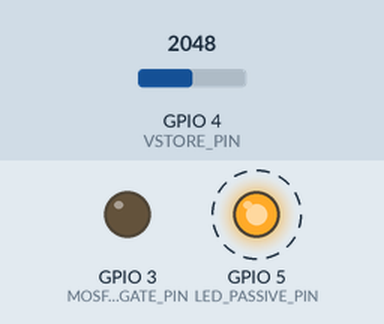
The sketch below on a simulated Seeed XIAO ESP32-C3. Parts: output pins drawn as LEDs (lit = HIGH). Dashed ring = blinking. The test bench sets the inputs (shaded band); at power-on: GPIO 4 (VSTORE_PIN) = 2048 (analog values on the 0–4095 scale). What the sketch prints to the serial monitor is not drawn. At 3.8 s the program puts the board to deep sleep or switches it off; the recording ends there.

Above: at 3.16 s.
Timing chart, 0 to 3.8 s (numbered marks = the images above):
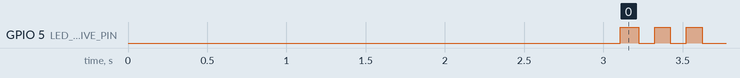

The sketch:

maxwell_demon_harvester_esp32c3_v2.ino
```cpp
/*
 * Maxwell's Demon Energy Harvester — ESP32-C3 Ultra-Low Power Adaptive Edition
 * 構成: TEG 6枚直列 (2×3配列) ＋ 0.9V汎用昇圧 ＋ ESP32-C3 (超低消費電力・高発電効率自律制御)
 *
 * 作品名: 『手ぶくろ要らず！体温と熱源で光る 電池ゼロのSOS防災ライト』
 *
 * v2 発電効率向上版 (起床中の無駄なエネルギー消費を削減。旧版 maxwell_demon_harvester_esp32c3.ino は変更せず残置):
 *   1. 起動時の固定 3 秒 USB 待機を廃止。電源投入直後の初回起動のみ 3 秒待ち、
 *      以降は USB ホストを検出した時だけ最大 3 秒 (CDC 準備完了で早期脱出)、
 *      未検出 (自律運転中) は 300 ms のプローブのみ。
 *      → 自律運転時、起床 1 回あたり約 2.7 秒 (≈ 180 mJ) の待機を削減。最大の改善点。
 *   2. CPU クロックを 80 MHz に固定 (160 MHz 比で起床中の消費電流を低減)。
 *   3. DS18B20 2 本のアドレスを RTC メモリにキャッシュし、毎起床のバス探索
 *      (DallasTemperature::begin の 50〜150 ms 遅延) を省略。2 本揃わない間は
 *      キャッシュせず毎起床で再探索する。変換 (94 ms) は USB 待機・ADC 読取と並行実行。
 *   4. 充電中は前回からの充電速度 dV/dt から発光閾値到達時刻を予測して眠る
 *      (無駄な起床を排除)。発光後の微小温度差 (< 3℃) は 45 秒ガードスリープ。
 *   5. センサが 2 本揃わない / 読取に失敗したサイクルは SENSOR_ERR とし、RTC に
 *      残った古い温度差で発光しない (旧版からの継承バグを修正)。
 *   6. 起床中の消費 (W_active) を CSV に追加。行の出力時点で今サイクル分
 *      (起動〜この行の直前 + drain) を含めて出力し、flush 後に実測値を累積する。
 *      W_ext / W_landauer / W_active / W_net_total はいずれも「今サイクルまで」。
 *   7. 判断ロジックを demon_policy.h に分離し、ホスト側でテスト済み
 *      (test/run_tests.sh --coverage --syntax)。
 *
 * 従来からの省エネ機能:
 *   - DS18B20 9-bit 高速変換 (750ms → 93.75ms)
 *   - エコ SOS モールス発光 (微小温度差時は 60ms/180ms パルスで 40% 節約)
 *   - 最低点灯閾値: ΔT >= 0.5℃, Vstore >= 2.4V
 *
 * 接続 (XIAO ESP32-C3):
 *   GPIO2  — DS18B20 温度センサー (OneWire, 4.7kΩプルアップ)
 *   GPIO3  — MOSFET Gate → 赤色LED (SOSモールス信号制御)
 *   GPIO4  — VSTORE 電圧 ADC (10kΩ/10kΩ 分圧)
 *   GPIO5  — 黄色LED (動作確認インジケーター)
 *   GND    — 共通 GND
 *
 * ビルド: demon_policy.h をこの .ino と同じスケッチフォルダに置くこと。
 *         フォルダには .ino を 1 つだけ入れること (Arduino は全 .ino を連結する)。
 *         arduino-esp32 core 2.x (ESP-IDF 4.4) / 3.x (ESP-IDF 5.x) の両方を想定。
 */

#include <OneWire.h>
#include <DallasTemperature.h>
#include <esp_sleep.h>
#include <esp_system.h>        // esp_reset_reason()
#include <esp_idf_version.h>   // ESP_IDF_VERSION
#if ESP_IDF_VERSION >= ESP_IDF_VERSION_VAL(5, 0, 0)
#include "driver/usb_serial_jtag.h"  // usb_serial_jtag_is_connected(): SOF 検出 (IDF 5 以降のみ)
constexpr bool HAS_USB_BUS_DETECT = true;
#else
constexpr bool HAS_USB_BUS_DETECT = false;  // core 2.x: CDC 準備完了しか分からない
#endif
#include "demon_policy.h"            // 判断ロジック (ホスト側テスト済み)

// =====================================================================
//  ピン定義 (XIAO ESP32-C3)
// =====================================================================
#define ONE_WIRE_BUS      2    // DS18B20 データピン (GPIO2)
#define MOSFET_GATE_PIN   3    // MOSFET Gate 制御  (GPIO3) → 赤色LED
#define VSTORE_PIN        4    // VSTORE 電圧 ADC   (GPIO4)
#define LED_PASSIVE_PIN   5    // 黄色LED インジケーター (GPIO5)

// =====================================================================
//  定数設定
// =====================================================================
const demon::Config& CFG = demon::DEFAULT_CONFIG;  // 閾値・スリープ・収支パラメータ

// --- 省電力設定 ---
const uint32_t CPU_FREQ_MHZ         = 80;    // USB CDC が動作する最低クロック (PLL 維持)
const uint32_t USB_POLL_INTERVAL_MS = 10;    // ホスト接続検出のポーリング間隔
const uint32_t WAKE_BLINK_MS        = 15;    // 起床インジケーター (黄色LED) 点灯時間
const uint32_t SERIAL_DRAIN_MS      = 50;    // スリープ前にログ送信を完了させる猶予

// --- ADC 設定 ---
const float VOLTAGE_DIVIDER_RATIO = 2.0;  // 10kΩ/10kΩ 分圧比
const float ADC_REF_VOLTAGE       = 3.3;  // 基準電圧 3.3V
const int   ADC_RESOLUTION        = 4095; // 12-bit ADC
const int   ADC_SAMPLES           = 4;    // 平均化サンプル数

// --- センサ ---
const uint8_t MAX_SENSORS        = 2;      // 高温側 / 低温側
const float   SENSOR_INVALID_C   = -100.0; // これ以下は読取失敗 (DEVICE_DISCONNECTED_C = -127)

// =====================================================================
//  RTC メモリ構造体 (Deep Sleep 中も保持。それ以外のリセットでは 0 クリア)
// =====================================================================
RTC_DATA_ATTR struct {
    uint32_t cycleCount;            // 累積ウェイク数
    uint32_t sosFlashCount;         // SOS発光回数 (悪魔のフィードバック作動数)
    float    totalEnergy_mJ;        // 抽出エネルギー累積 W_ext (mJ)
    float    landauerCost_mJ;       // 古典ランダウアー消去コスト W_erase (mJ) = スリープ電力
    float    activeCost_mJ;         // 起床中の消費 W_active (mJ) の実測累積 (完了したサイクルまで)
    float    lastT_hot;             // 高温側温度 (℃)
    float    lastT_cold;            // 低温側温度 (℃)
    float    lastV_store;           // 前回スリープ直前のキャパシタ電圧 (V)
    uint64_t lastSleepUs;           // 前回のスリープ時間 (μs)。0 = 履歴なし
    uint8_t  hostSeen;              // 前回起床時に USB ホストを検出したか
    uint8_t  sensorCount;           // キャッシュ済み DS18B20 の数 (MAX_SENSORS か 0。0 = 次回起床で再探索)
    DeviceAddress sensorAddr[MAX_SENSORS];  // DS18B20 ROM アドレスのキャッシュ
    uint32_t experimentStartCycle;  // 初回起動マーカー
} rtcData;

// =====================================================================
//  温度センサー
// =====================================================================
OneWire oneWire(ONE_WIRE_BUS);
DallasTemperature sensors(&oneWire);
uint32_t g_convStartMs = 0;

// =====================================================================
//  電圧読取り関数
// =====================================================================
float readVoltage(int pin) {
    uint32_t sum = 0;
    for (int i = 0; i < ADC_SAMPLES; i++) {
        sum += analogRead(pin);
    }
    float raw = (float)sum / ADC_SAMPLES;
    float voltage = (raw / (float)ADC_RESOLUTION) * ADC_REF_VOLTAGE;
    return voltage * VOLTAGE_DIVIDER_RATIO;
}

// =====================================================================
//  USB ホスト検出
// =====================================================================

// USB バスにホストがいるか (ケーブルがホストに刺さっているか)。
// IDF 5 以降は SOF 検出で即判定、IDF 4.4 (core 2.x) は CDC 準備完了で代用。
bool usbBusActive() {
#if ESP_IDF_VERSION >= ESP_IDF_VERSION_VAL(5, 0, 0)
    return usb_serial_jtag_is_connected();
#else
    return static_cast<bool>(Serial);
#endif
}

// CDC がホスト側アプリ (シリアルモニタ) に開かれ、送信が届く状態か。
// HWCDC::operator bool() は core 2.x / 3.x の両方に存在する。
bool cdcReady() {
    return static_cast<bool>(Serial);
}

// 最大 budgetMs 待つ。allowEarlyExit=true なら CDC 準備完了で即脱出する。
// バス活性を独立に検出できるコア (IDF >= 5) では、ホストが居なければ
// noHostProbeMs で打ち切る。core 2.x では判別できないため予算いっぱい待つ
// (ケーブルを抜いた直後の 1 回だけ 3 秒を消費し、以降は hostSeen=0 で短縮)。
// 戻り値: ホスト (バス活性 or CDC 準備完了) を検出したか。
bool waitForUsbHost(uint32_t budgetMs, bool allowEarlyExit) {
    const uint32_t start = millis();
    bool busActive = false;
    bool ready = false;

    while ((millis() - start) < budgetMs) {
        delay(USB_POLL_INTERVAL_MS);  // SOF 監視の初期値が確定するまで数 ms 必要
        busActive = busActive || usbBusActive();
        ready = cdcReady();
        if (ready && allowEarlyExit) break;
        if (allowEarlyExit && HAS_USB_BUS_DETECT && !busActive &&
            (millis() - start) >= CFG.noHostProbeMs) {
            break;
        }
    }
    return busActive || ready;
}

// =====================================================================
//  温度センサー: 初回探索 (RTC にアドレスをキャッシュ) / 変換開始 / 読み取り
// =====================================================================
void discoverSensors() {
    sensors.begin();
    uint8_t found = sensors.getDeviceCount();
    if (found > MAX_SENSORS) found = MAX_SENSORS;

    uint8_t cached = 0;
    for (uint8_t i = 0; i < found; i++) {
        if (sensors.getAddress(rtcData.sensorAddr[cached], i)) cached++;
    }
    // 高温側・低温側の両方が揃った時だけキャッシュする。揃うまでは毎起床で再探索し、
    // 後から挿した 2 本目を確実に拾う (1 本だけでは温度差が測れず発光もしない)。
    if (cached < MAX_SENSORS) {
        rtcData.sensorCount = 0;
        return;
    }
    rtcData.sensorCount = MAX_SENSORS;
    sensors.setResolution(9);  // DS18B20 の EEPROM に保存されるため初回のみで十分
}

void startTemperatureConversion() {
    pinMode(ONE_WIRE_BUS, INPUT_PULLUP);
    if (rtcData.sensorCount == 0) discoverSensors();
    if (rtcData.sensorCount == 0) return;

    sensors.setWaitForConversion(false);   // 変換完了を待たずに戻る
    sensors.requestTemperatures();         // Skip ROM 一斉変換 (バス探索不要)
    g_convStartMs = millis();
}

// 今サイクルの読取が全プローブで成功した場合のみ true。失敗時はキャッシュを
// 破棄して次回起床で再探索させ、rtcData の温度は更新しない。
bool finishTemperatureRead() {
    if (rtcData.sensorCount == 0) return false;

    delay(demon::remainingConversionWaitMs(CFG.ds18b20ConversionMs, millis() - g_convStartMs));

    float temps[MAX_SENSORS];
    for (uint8_t i = 0; i < rtcData.sensorCount; i++) {
        temps[i] = sensors.getTempC(rtcData.sensorAddr[i]);
        if (temps[i] <= SENSOR_INVALID_C) {
            rtcData.sensorCount = 0;  // 断線/CRC エラー: 次回再探索
            return false;
        }
    }
    rtcData.lastT_hot  = temps[0];
    rtcData.lastT_cold = temps[1];
    return true;
}

// =====================================================================
//  環境適応型 SOS モールス信号発光関数 (・・・ ─── ・・・)
//  パターンと時間は demon_policy.h の定義を使う
// =====================================================================
void flashSOS(bool ecoMode) {
    const demon::MorseTiming t = demon::morseTiming(ecoMode);

    Serial.print(F(">>> [MAXWELL'S DEMON FEEDBACK] "));
    Serial.print(ecoMode ? F("QUANTUM ECO-MODE (60ms) ") : F("FULL-POWER (100ms) "));
    Serial.println(F("RED LED FLASHING MORSE CODE (--- SOS ---) <<<"));
    Serial.flush();

    for (unsigned i = 0; i < demon::SOS_SYMBOL_COUNT; i++) {
        digitalWrite(MOSFET_GATE_PIN, HIGH);
        delay(demon::sosSymbolOnMs(i, t));
        digitalWrite(MOSFET_GATE_PIN, LOW);
        delay(demon::sosGapAfterMs(i, t));
    }
}

// =====================================================================
//  ログ出力
// =====================================================================
void printBanner() {
    Serial.println();
    Serial.println(F("══════════════════════════════════════════════════════════════════"));
    Serial.println(F(" マクスウェルの悪魔 ＆ 熱情報量子科学 — 自律型量子もつれエンジン"));
    Serial.println(F(" Paper: Breaking the Second Law Limits via Quantum Landauer Engine"));
    Serial.println(F(" Configuration D: Autonomous Information Demon + Morse Engine (v2)"));
    Serial.println(F("══════════════════════════════════════════════════════════════════"));
    Serial.println(F("# All energy columns cover completed cycles plus THIS cycle (W_landauer: incl. the sleep that follows;"));
    Serial.println(F("#  W_active / awake_ms: incl. this wake up to, but excluding, the transmission of this row)."));
    Serial.println(F("cycle,T_hot_C,T_cold_C,deltaT_C,V_store_mV,demon_state,W_ext_mJ,W_landauer_mJ,W_net_mJ,next_sleep_s,W_active_mJ,W_net_total_mJ,awake_ms"));
    Serial.flush();
}

// awakeSoFarMs: 今サイクルの起床時間の見込み (この行の送信時間を除く)
void logCycle(float T_hot, float T_cold, float deltaT, float V_store,
              const char* demonState, float sleepSec, uint32_t awakeSoFarMs) {
    float W_active_mJ    = rtcData.activeCost_mJ + demon::activeCost_mJ(awakeSoFarMs, CFG);
    float W_net_mJ       = rtcData.totalEnergy_mJ - rtcData.landauerCost_mJ;
    float W_net_total_mJ = W_net_mJ - W_active_mJ;

    Serial.print(rtcData.cycleCount);         Serial.print(",");
    Serial.print(T_hot, 1);                   Serial.print(",");
    Serial.print(T_cold, 1);                  Serial.print(",");
    Serial.print(deltaT, 1);                  Serial.print(",");
    Serial.print(V_store * 1000, 0);          Serial.print(",");
    Serial.print(demonState);                 Serial.print(",");
    Serial.print(rtcData.totalEnergy_mJ, 2);  Serial.print(",");
    Serial.print(rtcData.landauerCost_mJ, 2); Serial.print(",");
    Serial.print(W_net_mJ, 2);                Serial.print(",");
    Serial.print(sleepSec, 0);                Serial.print(",");
    Serial.print(W_active_mJ, 2);             Serial.print(",");
    Serial.print(W_net_total_mJ, 2);          Serial.print(",");
    Serial.println(awakeSoFarMs);
    Serial.flush();
}

// =====================================================================
//  Deep Sleep へ移行 (全ピン内部プルダウン)
// =====================================================================
void enterDeepSleep(uint64_t sleepUs) {
    digitalWrite(MOSFET_GATE_PIN, LOW);
    digitalWrite(LED_PASSIVE_PIN, LOW);
    pinMode(MOSFET_GATE_PIN, INPUT_PULLDOWN);
    pinMode(LED_PASSIVE_PIN, INPUT_PULLDOWN);

    esp_sleep_enable_timer_wakeup(sleepUs);
    esp_deep_sleep_start();
}

// =====================================================================
//  セットアップ (毎サイクル復帰時に実行)
// =====================================================================
void setup() {
    setCpuFrequencyMhz(CPU_FREQ_MHZ);

    pinMode(MOSFET_GATE_PIN, OUTPUT);
    pinMode(LED_PASSIVE_PIN, OUTPUT);
    digitalWrite(MOSFET_GATE_PIN, LOW);
    digitalWrite(LED_PASSIVE_PIN, LOW);

    analogSetAttenuation(ADC_11db);
    analogReadResolution(12);

    // 先に温度変換を開始し、USB 待機と並行させる
    startTemperatureConversion();

    // RTC が空 = 初回起動 or Deep Sleep 以外のリセット (ブラウンアウト等)。
    // 3 秒の猶予 (早期脱出なし) は電源投入直後の初回起動だけに与える。
    const bool rtcCleared = (rtcData.experimentStartCycle == 0);
    const bool coldStart  = (esp_reset_reason() == ESP_RST_POWERON);
    const bool graceBoot  = rtcCleared && coldStart;

    Serial.begin(115200);
    const uint32_t budgetMs = demon::startupWaitBudgetMs(graceBoot, rtcData.hostSeen != 0, CFG);
    rtcData.hostSeen = waitForUsbHost(budgetMs, !graceBoot) ? 1 : 0;

    if (rtcCleared) {
        rtcData.cycleCount           = 0;
        rtcData.sosFlashCount        = 0;
        rtcData.totalEnergy_mJ       = 0.0;
        rtcData.landauerCost_mJ      = 0.0;
        rtcData.activeCost_mJ        = 0.0;
        rtcData.lastT_hot            = 0.0;
        rtcData.lastT_cold           = 0.0;
        rtcData.lastV_store          = 0.0;
        rtcData.lastSleepUs          = 0;
        rtcData.experimentStartCycle = 1;
        printBanner();
    }
}

// =====================================================================
//  メインループ (1 サイクル実行して Deep Sleep)
// =====================================================================
void loop() {
    rtcData.cycleCount++;

    // 起床インジケーター (黄色LED 短くピカッ)
    digitalWrite(LED_PASSIVE_PIN, HIGH);
    delay(WAKE_BLINK_MS);
    digitalWrite(LED_PASSIVE_PIN, LOW);

    const bool tempValid = finishTemperatureRead();

    float T_hot   = rtcData.lastT_hot;
    float T_cold  = rtcData.lastT_cold;
    float deltaT  = fabs(T_hot - T_cold);
    float V_store = readVoltage(VSTORE_PIN);
    float V_end   = V_store;

    // ───────────────────────────────────────────────
    //  マクスウェルの悪魔 フィードバック判断
    // ───────────────────────────────────────────────
    const demon::Decision decision = demon::decideDemon(V_store, deltaT, CFG, tempValid);
    const char* demonState;
    uint64_t nextSleepUs;

    if (decision.act) {
        demonState = "DEMON_ACT";
        flashSOS(decision.eco);
        V_end = readVoltage(VSTORE_PIN);

        rtcData.totalEnergy_mJ += demon::extractedEnergy_mJ(CFG.supercapF, V_store, V_end);
        rtcData.sosFlashCount++;
        nextSleepUs = demon::selectSleepUs(true, V_store, deltaT, CFG);
    } else {
        demonState = tempValid ? "CHARGING" : "SENSOR_ERR";
        nextSleepUs = demon::predictChargeSleepUs(V_store, rtcData.lastV_store, rtcData.lastSleepUs, CFG);

        // SENSOR_ERR 視覚警告: 黄色LED 3回高速点滅 (通常の1回15msと明確に区別)
        if (!tempValid) {
            for (int i = 0; i < 3; i++) {
                digitalWrite(LED_PASSIVE_PIN, HIGH);
                delay(100);
                digitalWrite(LED_PASSIVE_PIN, LOW);
                delay(100);
            }
        }
    }

    // ───────────────────────────────────────────────
    //  エネルギー収支の更新とログ
    // ───────────────────────────────────────────────
    rtcData.landauerCost_mJ += demon::sleepCost_mJ(nextSleepUs, CFG);
    rtcData.lastV_store      = V_end;
    rtcData.lastSleepUs      = nextSleepUs;

    // この行の送信時間だけは含められないので、drain 込みの見込み値で出力する
    const uint32_t awakeSoFarMs = millis() + SERIAL_DRAIN_MS;
    logCycle(T_hot, T_cold, deltaT, V_store, demonState, demon::sleepSeconds(nextSleepUs), awakeSoFarMs);
    delay(SERIAL_DRAIN_MS);

    // 実測の起床コストを flush 完了後に累積 (ブート ROM 時間は含まない)
    rtcData.activeCost_mJ += demon::activeCost_mJ(millis(), CFG);

    enterDeepSleep(nextSleepUs);
}
```

Source omitted: demon_policy.h (8513 bytes)

Measured:
- by itself, GPIO 5 (LED_PASSIVE_PIN): alternates HIGH for 0.10 s and LOW for 0.10 s
